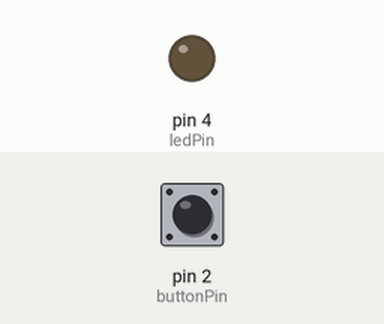
This sketch was run on a simulated Arduino Uno, built with avr-gcc and run on an emulated ATmega328P. Shown: output pins drawn as LEDs (lit = HIGH). The inputs (shaded band) are chosen by the test bench; at power-on: pin 2 (buttonPin) LOW.

Above: at 1.2 s.
1.3 s: pin 2 (buttonPin) pulled HIGH for 0.15 s
At 1.37 s:
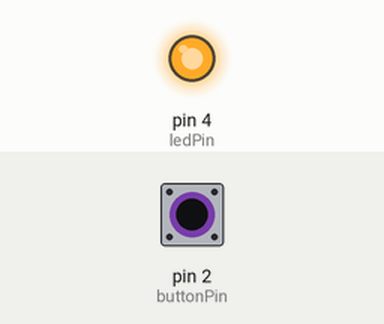
2.9 s: pin 2 (buttonPin) pulled HIGH for 3.2 s
At 7.3 s:
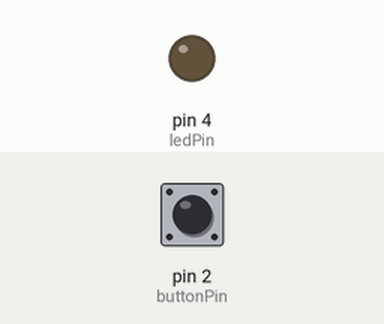
Timing chart, 0 to 8.8 s (numbered marks = the images above; inputs shaded):
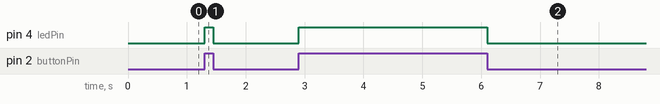

Measured:
- after the input at 1.3 s, pin 4 (ledPin): LOW → HIGH at once, → LOW 0.15 s later
- after the input at 2.9 s, pin 4 (ledPin): LOW → HIGH at once, → LOW 3.2 s later

The sketch:

Example1_2_pullup_pulldown.ino
```cpp
const int buttonPin = 2; // the pushbutton pin
const int ledPin =  4;   // the LED pin
int buttonState = 0;     // the pushbutton status
void setup() {
  // initialize the LED pin as an output:
  pinMode(ledPin, OUTPUT);
  // initialize the pushbutton pin as an input:
  pinMode(buttonPin, INPUT);
}
void loop() {
 // read the state
 buttonState = digitalRead(buttonPin);
 // check the pushbutton is pressed.
  if (buttonState == HIGH) {
    // turn LED on:
    digitalWrite(ledPin, HIGH);
  } else {
    // turn LED off:
    digitalWrite(ledPin, LOW);
  }
}
```
